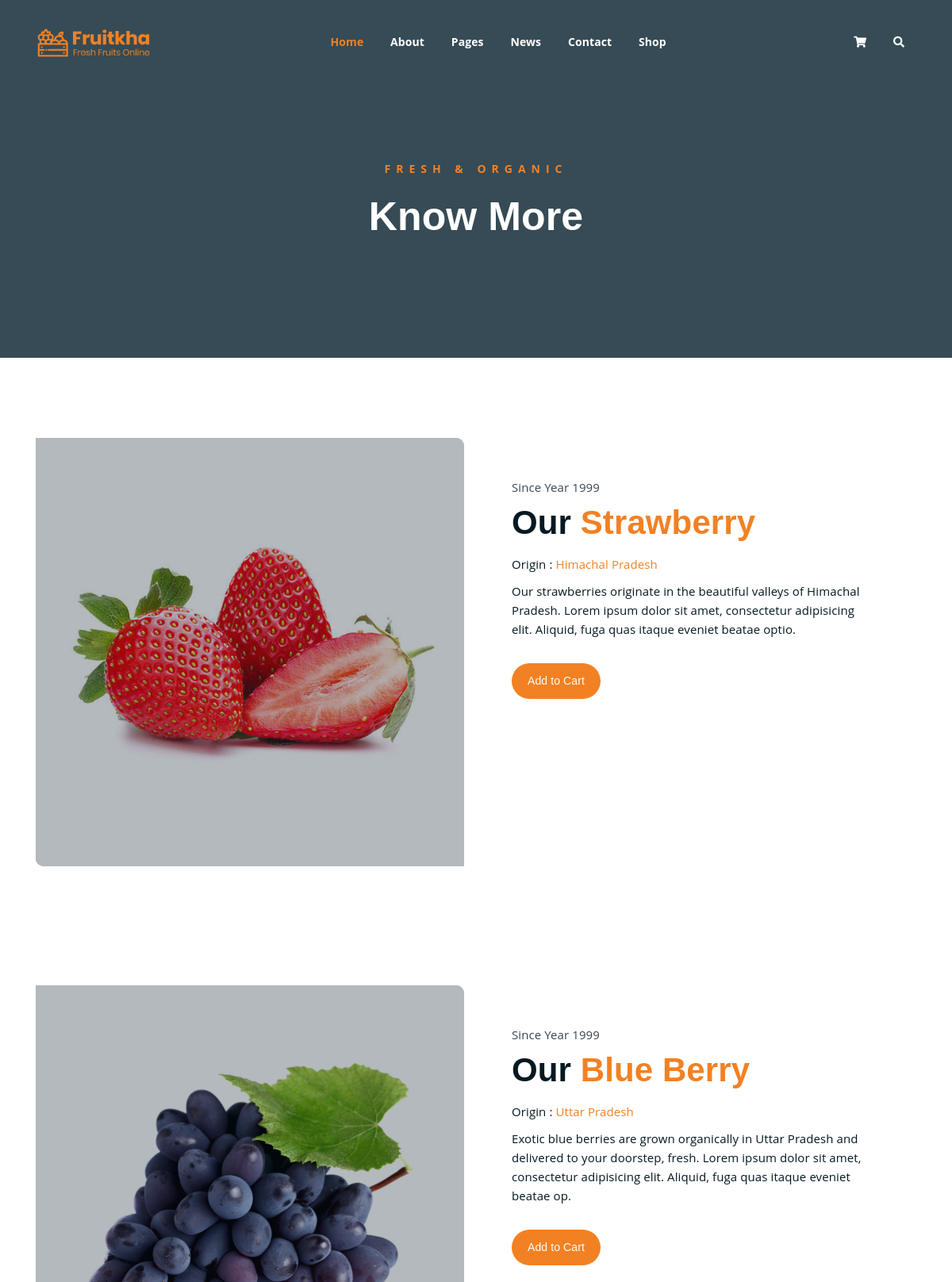
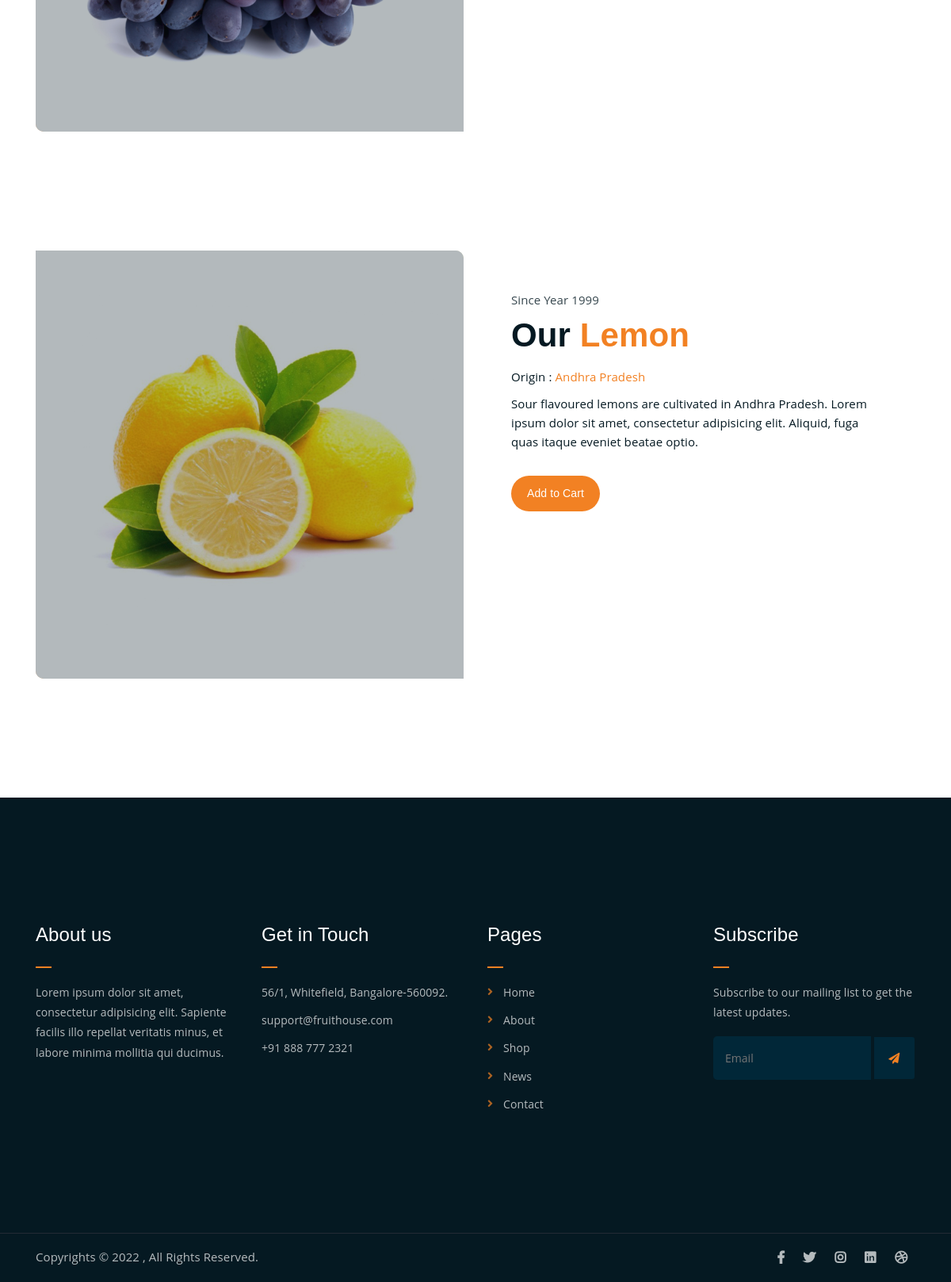
The app's page /knowmore.html with its own data (2 pictures, top to bottom).
### fullstackapp/models.py (models this page shows)
class products(models.Model):
    name = models.CharField(max_length=200)
    origin = models.CharField(max_length=200)
    details = models.CharField(max_length=200)

### fullstackapp/views.py (the view)
# urls.py: path('knowmore.html',views.knowmore,name='knowmore'),
def knowmore(request):
    productDetails = products.objects.all()
    return render(request,'knowmore.html',{'productDetails':productDetails})

### templates/knowmore.html (shortened to what this page needs)
{% load static %}
<!DOCTYPE html>
<html lang="en">
<head>
	<link rel="stylesheet" href="{% static 'css/all.min.css' %}">
	<link rel="stylesheet" href="{% static 'bootstrap/css/bootstrap.min.css' %}">
	<link rel="stylesheet" href="{% static 'css/owl.carousel.css' %}">
	<link rel="stylesheet" href="{% static 'css/magnific-popup.css' %}">
	<link rel="stylesheet" href="{% static 'css/animate.css' %}">
	<link rel="stylesheet" href="{% static 'css/meanmenu.min.css' %}">
	<link rel="stylesheet" href="{% static 'css/main.css' %}">
	<link rel="stylesheet" href="{% static 'css/responsive.css' %}">
</head>
<body>
	<div class="top-header-area" id="sticker">
		<div class="container">
			<div class="row">
				<div class="col-lg-12 col-sm-12 text-center">
					<div class="main-menu-wrap">
						<div class="site-logo">
							<a href="index.html">
								<img src="{% static 'img/logo.png' %}" alt="">
							</a>
						</div>
						<nav class="main-menu">
							<ul>
								<li class="current-list-item"><a href="#">Home</a>
								</li>
								<li><a href="about.html">About</a></li>
								<li><a href="#">Pages</a>
								</li>
								<li><a href="news.html">News</a>
								</li>
								<li><a href="contact.html">Contact</a></li>
								<li><a href="shop.html">Shop</a>
								</li>
								<li>
									<div class="header-icons">
										<a class="shopping-cart" href="cart.html"><i class="fas fa-shopping-cart"></i></a>
										<a class="mobile-hide search-bar-icon" href="#"><i class="fas fa-search"></i></a>
									</div>
								</li>
							</ul>
						</nav>
					</div>
				</div>
			</div>
		</div>
	</div>
	<div class="breadcrumb-section breadcrumb-bg">
		<div class="container">
			<div class="row">
				<div class="col-lg-8 offset-lg-2 text-center">
					<div class="breadcrumb-text">
						<p>Fresh & Organic</p>
						<h1>Know More</h1>
					</div>
				</div>
			</div>
		</div>
	</div>
    <br>
    <br>
    <br>
    <br>
	{% for p in productDetails %}
	<div class="abt-section mb-150">
		<div class="container">
			<div class="row">
				<div class="col-lg-6 col-md-12">
					<div class="abt-bg">
						{% if p.name == 'Strawberry' %}
						<img src="{% static 'img/products/product-img-1.jpg' %}" alt="">
						{% elif p.name == 'Blue Berry' %}
						<img src="{% static 'img/products/product-img-2.jpg' %}" alt="">
						{% else %}
						<img src="{% static 'img/products/product-img-3.jpg' %}" alt="">
						{% endif %}
					</div>
				</div>
				<div class="col-lg-6 col-md-12">
					<div class="abt-text">
						<p class="top-sub">Since Year 1999</p>
						<h2>Our <span class="orange-text">{{p.name}}</span></h2>
                        <p>Origin : <span class="orange-text">{{p.origin}}</span></p>
						<p>{{p.details}}</p>
						<a href="#" class="boxed-btn mt-4">Add to Cart</a>
					</div>
				</div>
			</div>
		</div>
	</div>
	{% endfor %}
	<div class="footer-area">
		<div class="container">
			<div class="row">
				<div class="col-lg-3 col-md-6">
					<div class="footer-box about-widget">
						<h2 class="widget-title">About us</h2>
						<p>Lorem ipsum dolor sit amet, consectetur adipisicing elit. Sapiente facilis illo repellat veritatis minus, et labore minima mollitia qui ducimus.</p>
					</div>
				</div>
				<div class="col-lg-3 col-md-6">
					<div class="footer-box get-in-touch">
						<h2 class="widget-title">Get in Touch</h2>
						<ul>
							<li>56/1, Whitefield, Bangalore-560092.</li>
							<li>support@fruithouse.com</li>
							<li>+91 888 777 2321</li>
						</ul>
					</div>
				</div>
				<div class="col-lg-3 col-md-6">
					<div class="footer-box pages">
						<h2 class="widget-title">Pages</h2>
						<ul>
							<li><a href="index.html">Home</a></li>
							<li><a href="about.html">About</a></li>
							<li><a href="services.html">Shop</a></li>
							<li><a href="news.html">News</a></li>
							<li><a href="contact.html">Contact</a></li>
						</ul>
					</div>
				</div>
				<div class="col-lg-3 col-md-6">
					<div class="footer-box subscribe">
						<h2 class="widget-title">Subscribe</h2>
						<p>Subscribe to our mailing list to get the latest updates.</p>
						<form action="index.html">
							<input type="email" placeholder="Email">
							<button type="submit"><i class="fas fa-paper-plane"></i></button>
						</form>
					</div>
				</div>
			</div>
		</div>
	</div>
	<div class="copyright">
		<div class="container">
			<div class="row">
				<div class="col-lg-6 col-md-12">
					<p>Copyrights &copy; 2022 ,  All Rights Reserved.<br>
					</p>
				</div>
				<div class="col-lg-6 text-right col-md-12">
					<div class="social-icons">
						<ul>
							<li><a href="#" target="_blank"><i class="fab fa-facebook-f"></i></a></li>
							<li><a href="#" target="_blank"><i class="fab fa-twitter"></i></a></li>
							<li><a href="#" target="_blank"><i class="fab fa-instagram"></i></a></li>
							<li><a href="#" target="_blank"><i class="fab fa-linkedin"></i></a></li>
							<li><a href="#" target="_blank"><i class="fab fa-dribbble"></i></a></li>
						</ul>
					</div>
				</div>
			</div>
		</div>
	</div>
</body>
</html>

### records on screen
products: name "Strawberry", origin "Himachal Pradesh", details "Our strawberries originate in the beautiful valleys of Himachal Pradesh. Lorem ipsum dolor sit amet, consectetur adipisicing elit. Aliquid, fuga quas itaque eveniet beatae optio."
products: name "Blue Berry", origin "Uttar Pradesh", details "Exotic blue berries are grown organically in Uttar Pradesh and delivered to your doorstep, fresh. Lorem ipsum dolor sit amet, consectetur adipisicing elit. Aliquid, fuga quas itaque eveniet beatae op."
products: name "Lemon", origin "Andhra Pradesh", details "Sour flavoured lemons are cultivated in Andhra Pradesh. Lorem ipsum dolor sit amet, consectetur adipisicing elit. Aliquid, fuga quas itaque eveniet beatae optio."
